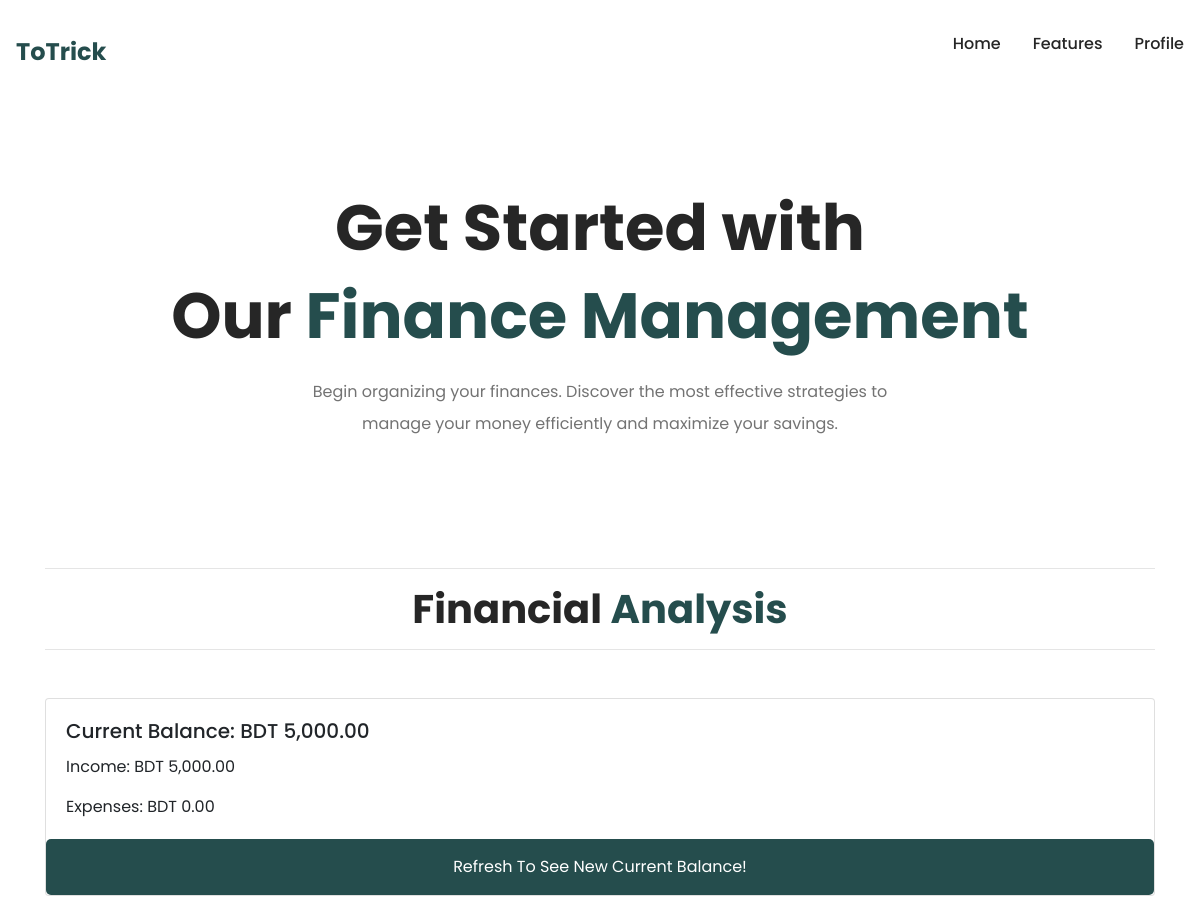
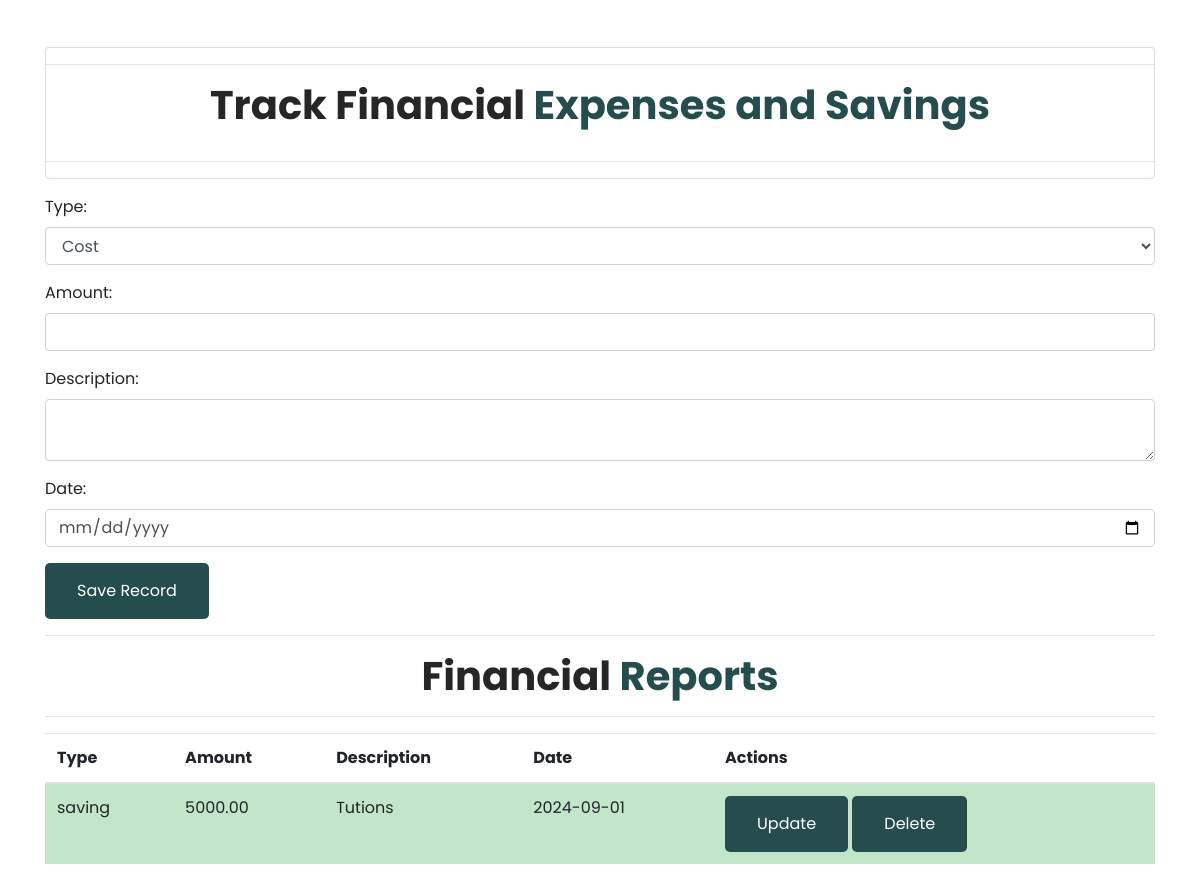
The page /finance_budget.php on the database as committed earlier (2 pictures, top to bottom).
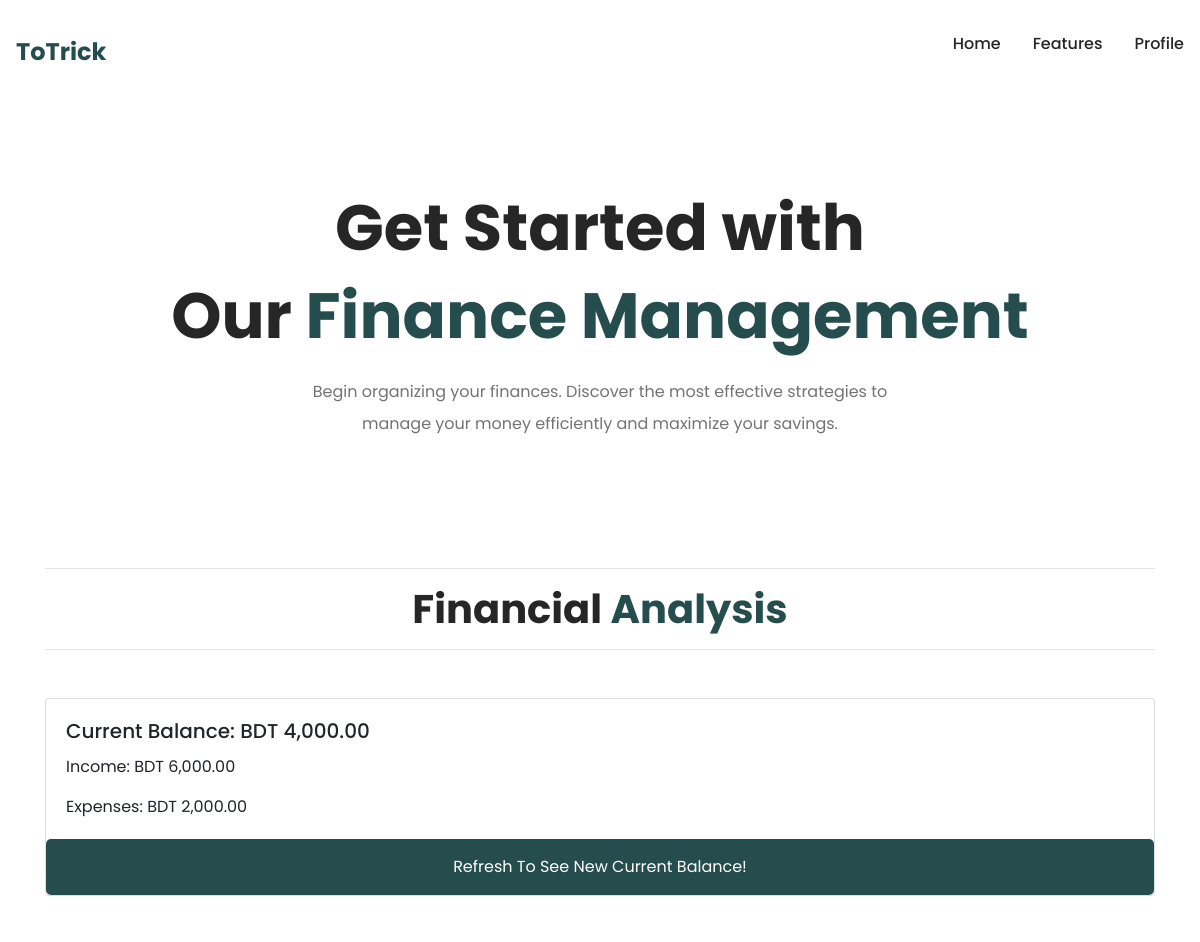
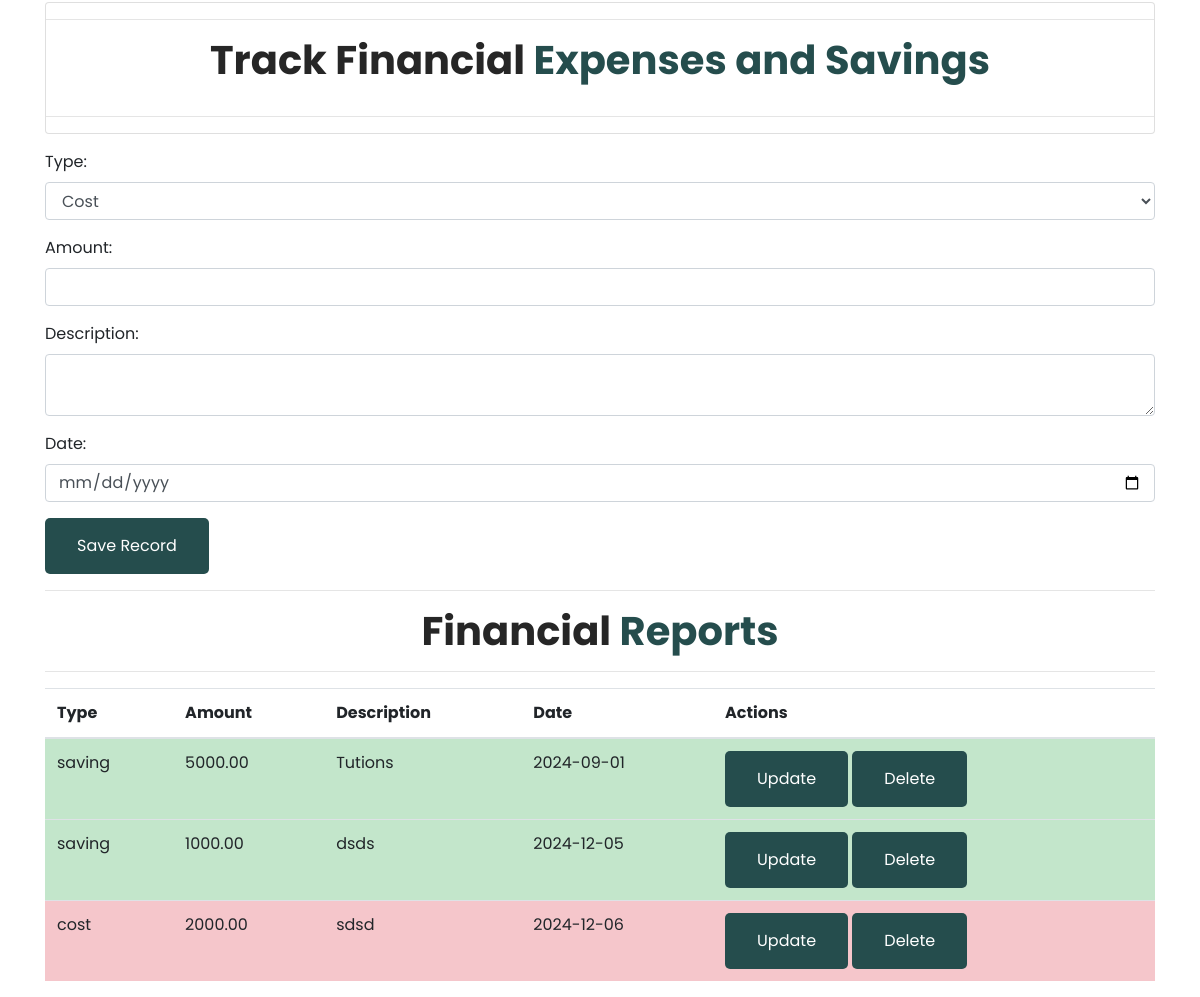
The same page on the database as committed later (2 pictures, top to bottom).
### tables this page shows
CREATE TABLE `financial_overview` (
  `id` int(11) NOT NULL,
  `current_balance` decimal(10,2) NOT NULL,
  `monthly_income` decimal(10,2) NOT NULL,
  `monthly_expenses` decimal(10,2) NOT NULL,
  `created_at` timestamp NOT NULL DEFAULT current_timestamp()
);

CREATE TABLE `financial_records` (
  `id` int(11) NOT NULL,
  `type` enum('cost','saving') NOT NULL,
  `amount` decimal(10,2) NOT NULL,
  `description` text DEFAULT NULL,
  `date` date NOT NULL,
  `created_at` timestamp NOT NULL DEFAULT current_timestamp()
);

### finance_budget.php (the view, shortened to what this page needs)
<?php
include 'reuse/_dbconnect.php';
?>
<!DOCTYPE html>
<html lang="en">
<head>
    <link href="https://maxcdn.bootstrapcdn.com/bootstrap/4.5.2/css/bootstrap.min.css" rel="stylesheet">
    <link rel="stylesheet" href="https://cdnjs.cloudflare.com/ajax/libs/font-awesome/5.15.4/css/all.min.css">
    <link rel="stylesheet" href="assets/firstpage.css" />
</head>
<body>
    <?php require 'reuse/_nav.php'; ?>
    <header class="section__container header__container" id="home">
        <h1>Get Started with<br /> Our <span>Finance Management</span></h1>
        <p>
            Begin organizing your finances. Discover the most effective strategies to manage your money efficiently and
            maximize your savings.
        </p>
    </header>
    <section class="steps" id="finance">
        <div class="container">
            <hr>
            <h2 class="section__header">
                Financial <span>Analysis</span>
            </h2>
            <hr>
            <?php
            $result = $conn->query("SELECT * FROM financial_overview ORDER BY created_at DESC LIMIT 1");
            if ($result->num_rows > 0) {
                $overview = $result->fetch_assoc();
            } else {
                $overview = ['current_balance' => 0.00, 'monthly_income' => 0.00, 'monthly_expenses' => 0.00];
            }
            ?>
            <div class="card mt-5">
                <div class="card-body">
                    <h5 class="card-title">Current Balance:
                        BDT <?php echo number_format($overview['current_balance'], 2); ?>
                    </h5>
                    <p class="card-text">Income:
                        BDT <?php echo number_format($overview['monthly_income'], 2); ?>
                    </p>
                    <p class="card-text">Expenses:
                        BDT <?php echo number_format($overview['monthly_expenses'], 2); ?>
                    </p>
                </div>
                <a href="/project1/finance_budget.php" class="btn">Refresh To See New Current Balance! </a>
            </div>
            <div class="card mt-5">
                <hr>
                <h2 class="section__header"> Track Financial <span>Expenses and Savings</span> </h2>
                <hr>
            </div>
            <form action="/project1/finance_budget.php" method="POST" class="mt-3">
                <div class="form-group">
                    <label for="type">Type:</label>
                    <select class="form-control" id="type" name="type" required>
                        <option value="cost">Cost</option>
                    </select>
                </div>
                <div class="form-group">
                    <label for="amount">Amount:</label>
                    <input type="number" step="0.01" class="form-control" id="amount" name="amount" required>
                </div>
                <div class="form-group">
                    <label for="description">Description:</label>
                    <textarea class="form-control" id="description" name="description"></textarea>
                </div>
                <div class="form-group">
                    <label for="date">Date:</label>
                    <input type="date" class="form-control" id="date" name="date" required>
                </div>
                <button type="submit" class="btn btn-primary" name="submit_record">Save Record</button>
            </form>
            <hr>
            <h3 class="section__header">
                Financial <span>Reports</span>
            </h3>
            <hr>
            <table class="table">
                <thead>
                    <tr>
                        <th>Type</th>
                        <th>Amount</th>
                        <th>Description</th>
                        <th>Date</th>
                        <th>Actions</th>
                    </tr>
                </thead>
                <tbody>
                    <?php
                    $result = $conn->query("SELECT * FROM financial_records");
                    while ($row = $result->fetch_assoc()) {
                        $row_class = $row['type'] == 'cost' ? 'budget-red' : 'budget-green';
                                echo "<tr class='{$row_class}'>
                               <td>{$row['type']}</td>
                               <td>{$row['amount']}</td>
                               <td>{$row['description']}</td>
                               <td>{$row['date']}</td>
                                <td>
                                      <a href='update_record.php?id={$row['id']}' class='btn btn-info'>Update</a>
                                      <a href='finance_budget.php?delete_record={$row['id']}' class='btn btn-danger'>Delete</a>
                               </td>
                                </tr>";
                    }
                    ?>
                </tbody>
            </table>
        </div>
    </section>
</body>
</html>

### reuse/_nav.php (shortened to what this page needs)
<!DOCTYPE html>
<html lang="en">
<head>
    <link href="https://cdn.jsdelivr.net/npm/remixicon@4.2.0/fonts/remixicon.css" rel="stylesheet" />
    <link rel="stylesheet" href="https://cdn.jsdelivr.net/npm/swiper@11/swiper-bundle.min.css" />
    <link rel="stylesheet" href="assets/firstpage.css" />
</head>
<body>
    <nav>
        <div class="nav__header">
            <div class="nav__logo">
                <a href="/project1/firstpage.php" class="logo">To<span>Trick</span></a>
            </div>
        </div>
        <ul class="nav__links" id="nav-links">
            <li><a href="/project1/firstpage.php">Home</a></li>
            <li><a href="/project1/firstpage.php#Feature">Features</a></li>
            <li><a href="/project1/profile.php">Profile</a></li>
        </ul>
    </nav>
</body>
</html>

### assets/firstpage.css (style rules this page uses)
:root { --base-color: #ffff; --base-varient:#dbdbdb; --primary-color: #254d4d;; --primary-color-dark: #0d33297c;; --text-dark: #262626; --text-light: #737373; --text-card:#6b6060;; --extra-light: #e5e5e5; --text-span:#3d458f; --white: #ffffff; --max-width: 1200px; }
* { padding: 0; margin: 0; box-sizing: border-box; }
.section__container { max-width: var(--max-width); margin: auto; padding: 5rem 1rem; }
.section__header { max-width: 900px; margin-inline: auto; margin-bottom: 1rem; font-size: 2.5rem; font-weight: 700; color: var(--text-dark); text-align: center; }
.section__header span { color: var(--primary-color); }
.btn { padding: 1rem 2rem; outline: none; border: none; font-size: 1rem; color: var(--white); background-color: var(--primary-color); border-radius: 5px; transition: 0.3s; cursor: pointer; }
.logo { font-size: 1.5rem; font-weight: 700; color: var(--primary-color); }
.logo span { color: #254d4d; }
a { text-decoration: none; transition: 0.3s; }
ul { list-style: none; }
html, body { scroll-behavior: smooth; }
body { font-family: "Poppins", sans-serif; background-color: var(--base-color); }
nav { position: fixed; isolation: isolate; width: 100%; max-width: var(--max-width); margin-inline: auto; z-index: 9; }
.nav__header { padding: 1rem; width: 100%; display: flex; align-items: center; justify-content: space-between; background-color: var(--extra-light); }
.nav__links { position: absolute; top: 65px; left: 0; width: 100%; display: flex; align-items: center; justify-content: center; flex-direction: column; gap: 2rem; padding: 2rem; background-color: var(--extra-light); transition: 0.5s; z-index: -1; transform: translateY(-100%); }
.nav__links a { font-weight: 500; color: var(--text-dark); }
.header__container { position: relative; isolation: isolate; overflow: hidden; }
.header__container h1 { margin-bottom: 1rem; font-size: 4rem; font-weight: 700; color: var(--text-dark); text-align: center; line-height: 5.5rem; }
.header__container h1 span { color: var(--primary-color); }
.header__container p { margin-bottom: 2rem; max-width: 600px; margin-inline: auto; color: var(--text-light); line-height: 2rem; text-align: center; }
.steps { background-position: center center; background-size: cover; background-repeat: no-repeat; }
@media (width > 768px) { nav { position: static; padding: 2rem 1rem; display: flex; align-items: center; justify-content: space-between; gap: 2rem; } }
@media (width > 768px) { .nav__header { padding: 0; background-color: transparent; } }
@media (width > 768px) { .nav__links { position: static; padding: 0; flex-direction: row; justify-content: flex-end; background-color: transparent; transform: none; } }

### finance_budget.php (style rules this page uses)
.budget-green { background-color: #c3e6cb; }
.budget-red { background-color: #f5c6cb; }

Rows that differ between the two databases and show on the page:
changed financial_overview: current_balance "5,000.00" → "4,000.00"; monthly_income "5,000.00" → "6,000.00"; monthly_expenses "0.00" → "2,000.00"
added financial_records: type "saving", amount "1000.00", description "dsds", date "2024-12-05"
added financial_records: type "cost", amount "2000.00", description "sdsd", date "2024-12-06"
